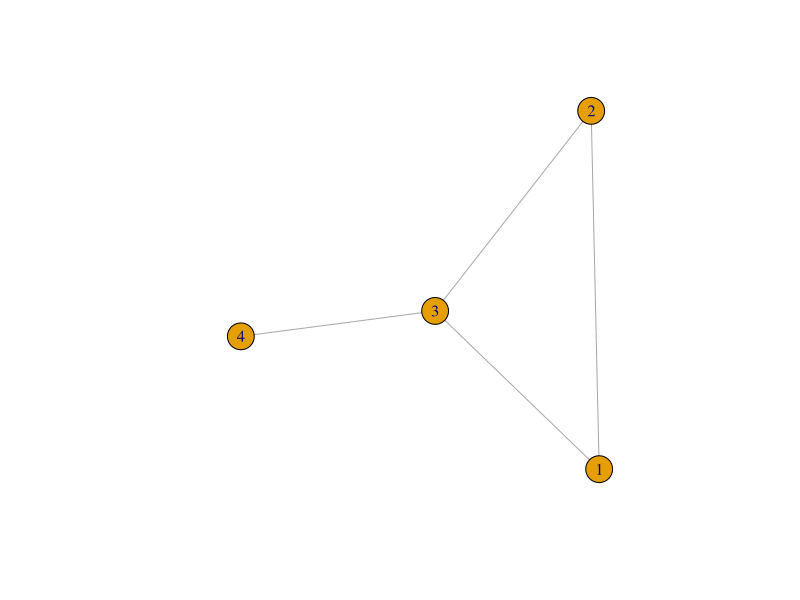
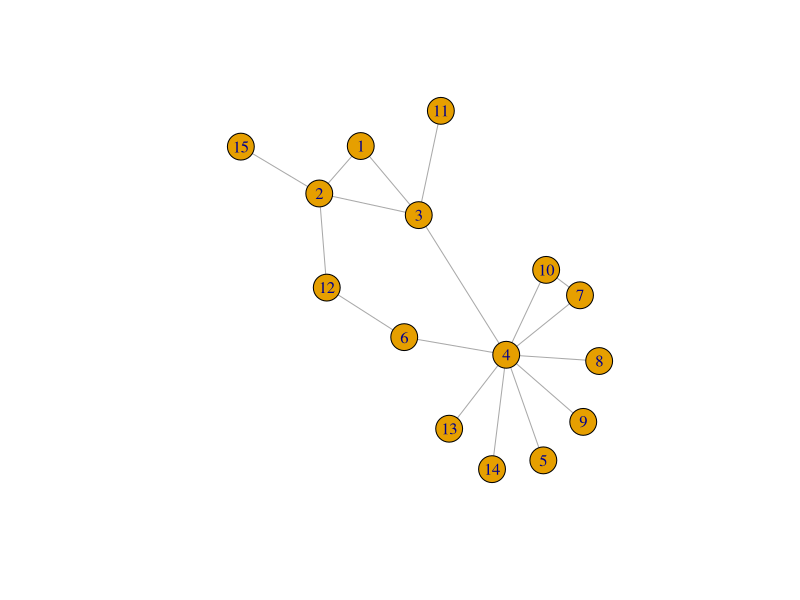
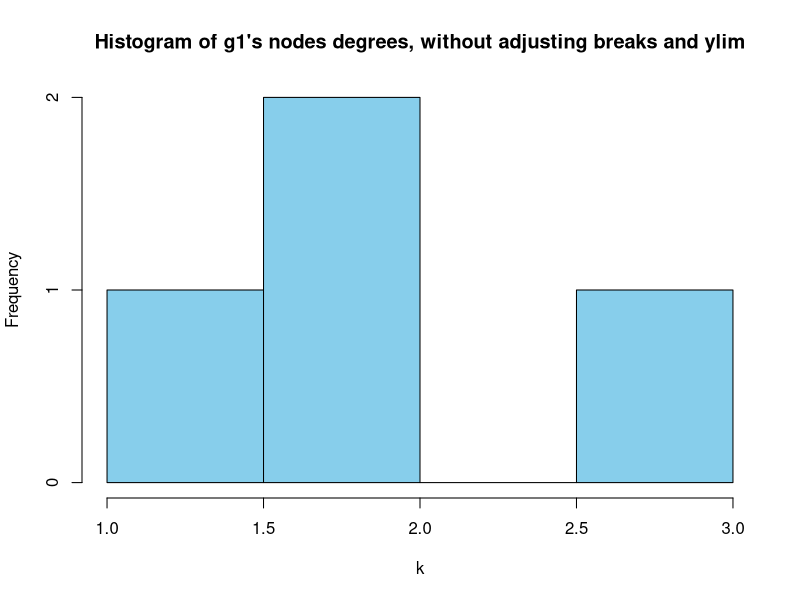
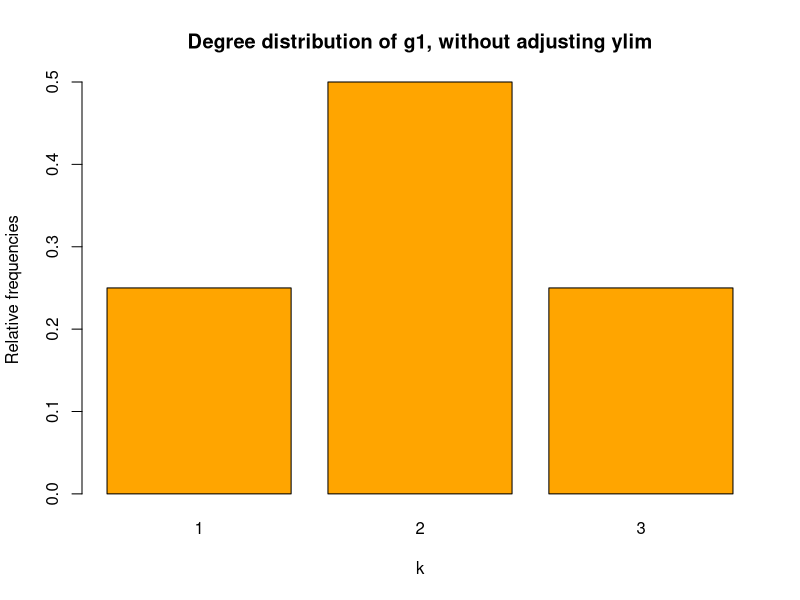
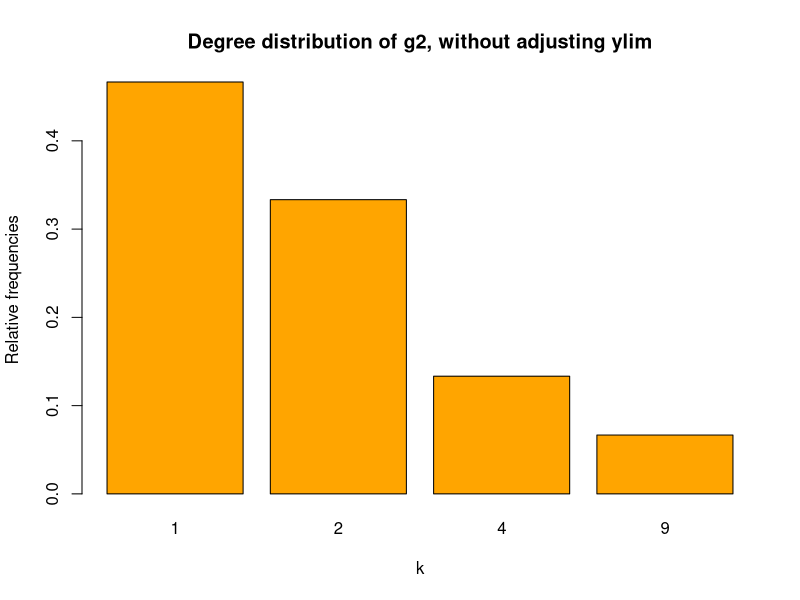
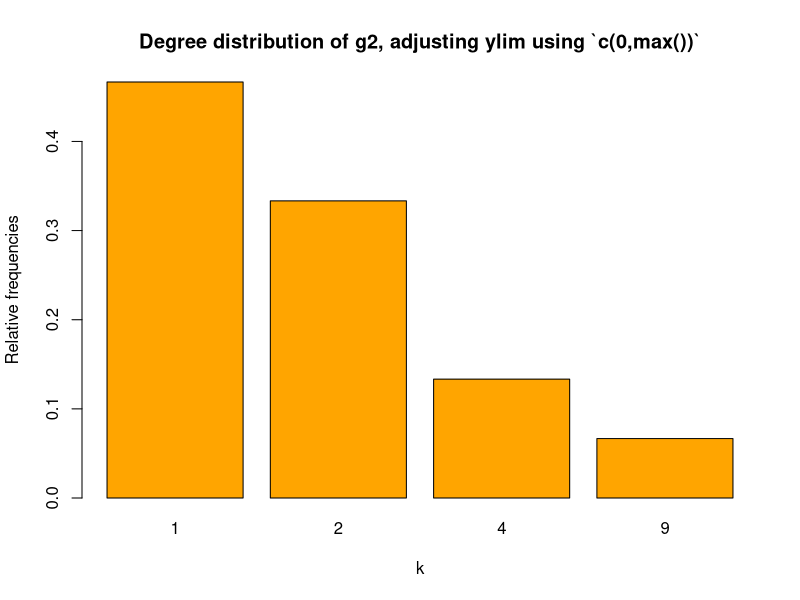
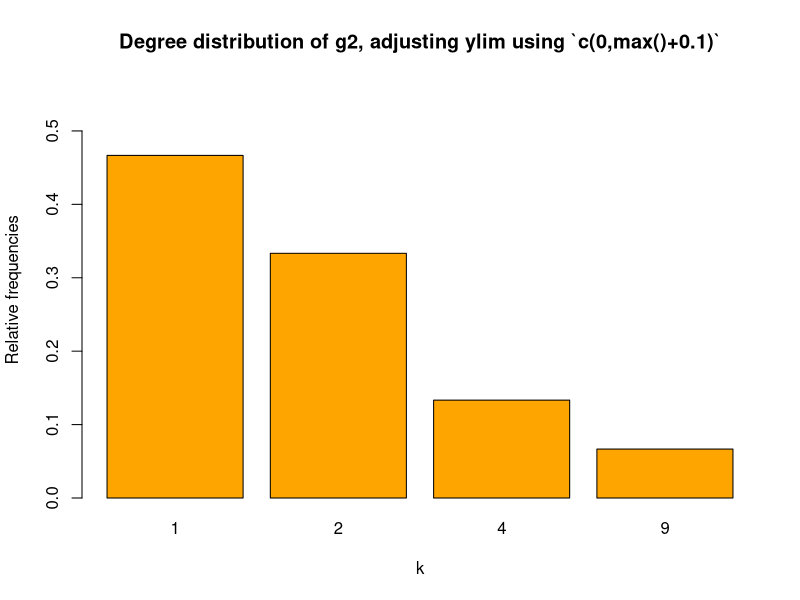
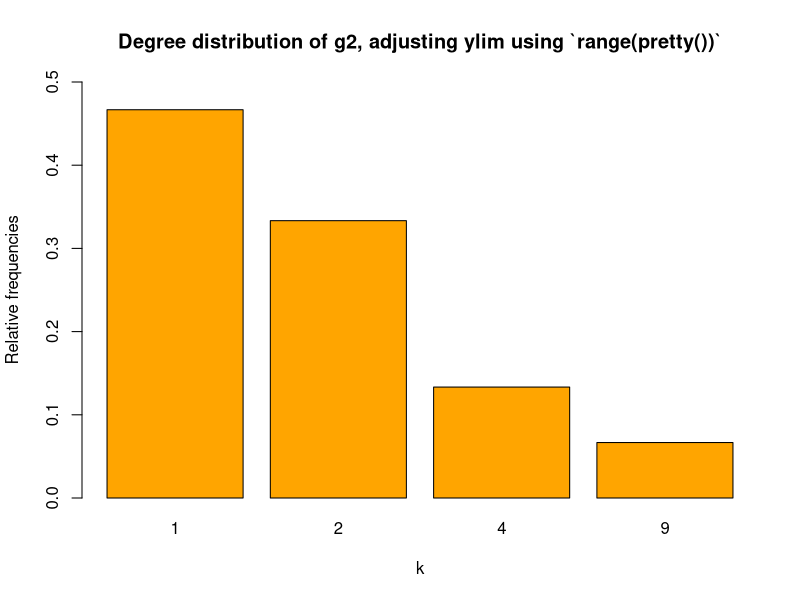

The R script that drew these images, in order:
## ---- chunk 1
library(igraph)
## ---- chunk 2
g1 <- graph( edges=c(1,2, 1,3, 2,3, 3,4), n=4, directed=FALSE)
plot(g1)
## ---- chunk 3
deg_1 <- degree(g1)
deg_1
## ---- chunk 4
degree_distribution(g1)
## ---- chunk 5
g2 <- graph( edges=c(1,2, 1,3, 2,3, 3,4, 4,5, 4,6, 4,7, 
                     4,8, 4,9, 4,10, 3,11, 2,12,
                     4,13, 4,14, 2,15, 6,12, 7,10), 
             n=15, directed=FALSE)
plot(g2)
## ---- chunk 6
deg_2 <- degree(g2)
deg_2
## ---- chunk 7
degree_distribution(g2)
## ---- chunk 8
hist(degree(g1),
     xlab = "k",
     ylab = "Frequency",
     main = "Histogram of g1's nodes degrees, without adjusting breaks and ylim",
     col = "skyblue")
## ---- chunk 9
t1 <- table (deg_1)
sum(t1)
relafreq_1 <- t1/sum(t1)
barplot(relafreq_1, xlab = "k", ylab = "Relative frequencies", 
        main = "Degree distribution of g1, without adjusting ylim",
        col = "orange")
## ---- chunk 10
t2 <- table (deg_2)
sum(t2)
relafreq_2 <- t2/sum(t2)
barplot(relafreq_2, xlab = "k", ylab = "Relative frequencies", 
        main ="Degree distribution of g2, without adjusting ylim",
        col = "orange")
## ---- chunk 11
barplot(relafreq_2, xlab="k", ylab = "Relative frequencies", 
        main="Degree distribution of g2, adjusting ylim using `c(0,max())`",
        col = "orange",
        ylim = c(0, max(relafreq_2)))
## ---- chunk 12
barplot(relafreq_2, xlab="k", ylab = "Relative frequencies", 
        main="Degree distribution of g2, adjusting ylim using `c(0,max()+0.1)`",
        col = "orange",
        ylim = c(0, max(relafreq_2+0.1)))
## ---- chunk 13
a <- c(0,1,2,3,0.5,1.2,0.001)
pretty(a)
c <- 0.1:0.5
pretty(c)
d<- 0:10
pretty(d)
## ---- chunk 14
pretty(t2/sum(t2))
## ---- chunk 15
barplot(relafreq_2, xlab="k", ylab = "Relative frequencies", 
        main="Degree distribution of g2, adjusting ylim using `range(pretty())`",
        col = "orange",
        ylim = range(pretty(c(0,relafreq_2))))
## ---- chunk 16
set.seed(1234)
random_graph <- sample_gnp(1000, 1/1000, directed = FALSE, loops = FALSE)
plot(random_graph,
     main = "Plotting random_graph") # It's not very pretty...
## ---- chunk 17
deg_random <- degree(random_graph)
hist(deg_random, 
     main = "Hist of nodes degree for rnd_g, without adjustments",
     xlab = "k",
     col = "skyblue")
## ---- chunk 18
t_random <- table(deg_random)
relafreq_random <- t_random/sum(t_random)
barplot(relafreq_random, xlab = "k",
        ylab = "Relative frequencies",
        main = "Degree distribution of random_graph, with ylim adjusted",
        ylim = range(pretty(c(0,relafreq_random))),
        col = "orange")
## ---- chunk 19
max(deg_random)
## ---- chunk 20
hist(deg_random, breaks = 0:vcount(random_graph)-1, 
     main = "Hist of nodes degree for rnd_g, using `vcount()-1`",
     xlab = "k", 
     col = "skyblue",
     ylim = range(pretty(c(0,table(deg_random))))
     )
## ---- chunk 21
hist(deg_random, breaks = 0:(max(deg_random)+1), 
     main = "Hist of nodes degree for rnd_g, adjusting breaks using `seq()`",
     xlab = "k", 
     col = "skyblue"
     )
## ---- chunk 22
t_random
## ---- chunk 23
hist(deg_random, breaks = seq(0,(max(deg_random)+1), by=0.5), 
     main = "Hist of nodes degree for rnd_g, adjusting breaks using `seq()`",
     xlab = "k", 
     col = "skyblue"
     )
## ---- chunk 24
hist(deg_random, breaks = seq(-1,(max(deg_random)+1), by=0.5), 
     main = "Hist of nodes degree for rnd_g, adjusting breaks using `seq()`",
     xlab = "k", 
     col = "skyblue"
     )
## ---- chunk 25
hist(deg_random, breaks = seq(-1,(max(deg_random)+1), by=0.5), 
     main = "Hist of nodes degree for rnd_g, adjusting Y-axis using `range(pretty())`",
     xlab = "k", 
     col = "skyblue",
     ylim = range(pretty(c(0,table(deg_random))))
     )
